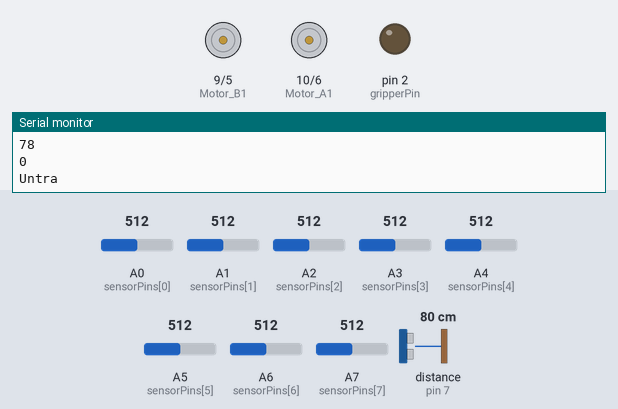
Bench run of a sketch on a simulated Arduino Nano, built with avr-gcc and run on an emulated ATmega328P. Parts: motor-driver pin pairs drawn as motors (green arrow = first pin HIGH = forward, orange = second pin HIGH = backward, longer = more drive), output pins drawn as LEDs (lit = HIGH), the last lines printed to the serial monitor. Wiring (inferred from the names in the program): ultrasonic range finder: trigger pin 8; echo pin 7. The test bench sets the inputs (shaded band); at power-on: distance to the obstacle (sensor on pin 7) 80 cm, A0 (sensorPins[0]) = 512, A1 (sensorPins[1]) = 512, A2 (sensorPins[2]) = 512, A3 (sensorPins[3]) = 512, A4 (sensorPins[4]) = 512, A5 (sensorPins[5]) = 512, A6 (sensorPins[6]) = 512, A7 (sensorPins[7]) = 512. The echo pulse lasts 58.3 µs per cm; pins used as bus, display or sensor lines are not drawn.

Above: at 1.2 s.
1.3 s: distance to the obstacle (sensor on pin 7) set to 39 cm
3.7 s: distance to the obstacle (sensor on pin 7) set to 34 cm
At 5.5 s:
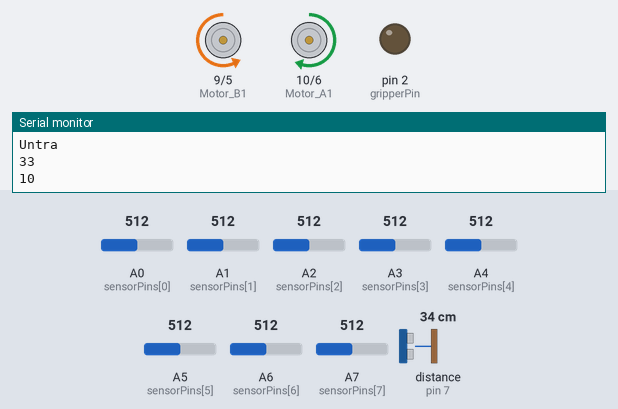
At 6.9 s:
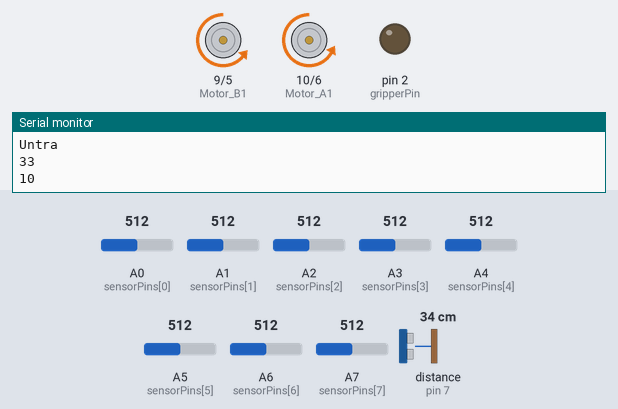
Timing chart, 0 to 12.7 s (numbered marks = the images above; inputs shaded):
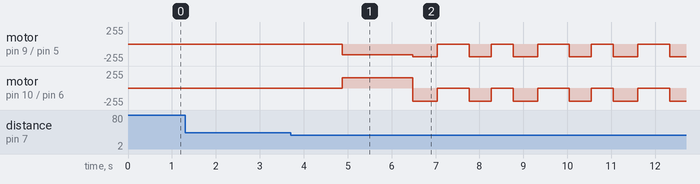

Measured:
- the behaviour switches between 37 and 36 cm on distance to the obstacle (sensor on pin 7) (found by bisection; images 0 and 1)

The sketch:

turns_after_reacting_on_black_line.ino
```cpp
#include <Adafruit_NeoPixel.h>

Adafruit_NeoPixel strip(4, 4, NEO_RGB);

int sensorPins[] = {A0, A1, A2, A3, A4, A5, A6, A7};
int v[] = {0, 0, 0, 0, 0, 0, 0, 0};
const int Motor_A1 = 10;  // Left wheel, goes backwards
const int Motor_A2 = 6;  // Left wheel, goes forward
const int Motor_B1 = 9;  // Right wheel, goes forward
const int Motor_B2 = 5;  // Right wheel, goes backwards
bool lineMaze = false;
bool finished = false;

const int gripperPin = 2;
void moveGripper(int angle); // Function prototype declaration
void dropGripper(); // Function prototype declaration
bool stopGripper = false;

bool state = true;

int NeoPixels = 1;

int Echo = 7;
int Trigger = 8;

unsigned long startTime;

void setup() {

  for (int i = 0; i <= 7; i++) {
    pinMode(sensorPins[i], INPUT);
  }

//  pinMode(echoPin, INPUT);
//  pinMode(trigPin, OUTPUT);
  pinMode(Motor_A1, OUTPUT);
  pinMode(Motor_A2, OUTPUT);
  pinMode(Motor_B1, OUTPUT);
  pinMode(Motor_B2, OUTPUT);

  pinMode(Echo, INPUT);
  pinMode(Trigger, OUTPUT);

  pinMode(gripperPin, OUTPUT);

  Serial.begin(9600); // Initialize serial communication
}

void loop() {

//  for (int i = 0; i <= 6; i++) {
//    Serial.println(" ");
//  }
//  for (int i = 0; i <= 7; i++) {
////    Serial.print("Value "+String(i)+" : ");
//    v[i] = analogRead(sensorPins[i]);
////    Serial.println(v[i]);
//  }
  if (lineMaze == false) {
    lookMaybeStart();
  }
  if (lineMaze == true) {
    if (analogRead(sensorPins[0]) > 700){
      turnRight();
    }
    if (isEverythingWhite()) {
      turnAround();
    }

    else if (analogRead(sensorPins[2]) > 700 && analogRead(sensorPins[4]) > 700) {
      moveSlightlyRight();
    }
    else if ((analogRead(sensorPins[3]) > 700 && analogRead(sensorPins[5]) > 700) || analogRead(sensorPins[5]) > 700 || analogRead(sensorPins[6]) > 700) {
      moveSlightlyLeft();
    }
    else {
      forward();
    }
  }
    delay(1);
}

void forward() {
  setStrip("F");
  analogWrite(Motor_A1, 155);
  analogWrite(Motor_A2, 0);
  analogWrite(Motor_B1, 0);
  analogWrite(Motor_B2, 164);
}

void moveSlightlyLeft() {
  setStrip("F");
  analogWrite(Motor_A1, 155);
  analogWrite(Motor_A2, 0);
  analogWrite(Motor_B1, 0);
  analogWrite(Motor_B2, 201);
}

void moveSlightlyRight() {
  setStrip("F");
  analogWrite(Motor_A1, 197);
  analogWrite(Motor_A2, 0);
  analogWrite(Motor_B1, 0);
  analogWrite(Motor_B2, 164);
}

void stopMoving() {
  analogWrite(Motor_A1, 0);
  analogWrite(Motor_A2, 0);
  analogWrite(Motor_B1, 0);
  analogWrite(Motor_B2, 0);
  delay(500);
}

void turnAround() {
  delay(220);
  spinLeft();
  startTime = millis();
  while (millis() - startTime < 500) {
      continue;
  }
  stopMoving();
  if (!isEverythingWhite()) {
    forward();
    return;
  }
  spinLeft();
  startTime = millis();
  while (millis() - startTime < 560) {
      continue;
  }
  stopMoving();
}

//void turnAround() {
//  delay(320);
//  spinRight();
//  delay(470);
//  stopMoving();
//  if (!isEverythingWhite()) {
//    forward();
//    return;
//  }
//  spinLeft();
//  delay(920);
//  stopMoving();
//  if (!isEverythingWhite()) {
//    forward();
//    return;
//  }
//  spinLeft();
//  delay(500);
//}

void turnRight() {
  startTime = millis();
  while (millis() - startTime < 420) {
      continue;
  }
  spinRight();
  startTime = millis();
  while (millis() - startTime < 480) {
      continue;
  }
  stopMoving();
}

void spinLeft() {
  setStrip("L");
  analogWrite(Motor_A1, 0);
  analogWrite(Motor_A2, 202.0);
  analogWrite(Motor_B1, 0);
  analogWrite(Motor_B2, 192.0);
}

void spinRight() {
  setStrip("R");
  analogWrite(Motor_A1, 190.0);
  analogWrite(Motor_A2, 0);
  analogWrite(Motor_B1, 188.0);
  analogWrite(Motor_B2, 0);
}

//void turnRightOrLeftOrMoveForward() {
//  unsigned long startTime = millis();
//  while (millis() - startTime < 180) {
//    if (analogRead(sensorPins[7]) > 700 || analogRead(sensorPins[6]) > 700 || analogRead(sensorPins[5]) > 700) {
//      turnAround(0);
//      return;
//    }
//  }
//  if (isEverythingWhite()) {
//    delay(100);
//    spinRight();
//    delay(420);
//  }
//  forward();
//  delay(50);
//}

bool isEverythingWhite() {
  for (int i = 0; i <= 7; i++) {
    if (analogRead(sensorPins[i]) > 720 ) {
      return false;
    }
  }
  return true;
}

bool black() {
  for (int i = 1; i <= 6; i++) {
    if (analogRead(sensorPins[i]) < 720 ) {
      return false;
    }
  }
  return true;
}

void setStrip(String dir) {
  strip.clear();
  if (dir == "L") {
    strip.setPixelColor(3, strip.Color(255, 120, 0));
  } else if (dir == "R") {
    strip.setPixelColor(2, strip.Color(255, 120, 0));
  } else if (dir == "B") {
    strip.setPixelColor(0, strip.Color(255, 0, 0));
    strip.setPixelColor(1, strip.Color(255, 0, 0));
  } else if (dir == "F") {
    strip.setPixelColor(3, strip.Color(0, 255, 0));
    strip.setPixelColor(2, strip.Color(0, 255, 0));
  }
  strip.show();
}

void moveGripper(int angle) {
  int mapAngle = map(angle, 0, 180, 544, 2400);

  unsigned long startTime = millis(); // Record the start time
  unsigned long duration = 1000; // Duration for gripper action in milliseconds

  for (int i = 0; i < 10; i++) { // Loop the gripper movement 10 times
    if (millis() - startTime >= duration) {
      break; // Exit the loop if the duration is exceeded
    }

    digitalWrite(gripperPin, HIGH); // Activate gripper
    delayMicroseconds(mapAngle); // Hold gripper position
    digitalWrite(gripperPin, LOW); // Release gripper
    delay(20); // Delay between actions
  }
}

void dropGripper() {
  // Function to drop the gripper
  int mapAngle = map(90, 0, 180, 544, 2400);
  // You can define the action to drop the gripper here
  // For example, open the gripper fully
  digitalWrite(gripperPin, HIGH); // Activate gripper (open)
  delayMicroseconds(mapAngle); // Delay to keep gripper open for 1 second (adjust as needed)
  digitalWrite(gripperPin, LOW); // Release gripper
  delay(20);

  if (stopGripper) {
    return;
    }
}

void lookMaybeStart() {
  // Declare variables
  static int consecutiveDetections = 0;
  static boolean eyeState = false;
  long duration;
  long distance = 0; // Declare distance variable
  long prevDistance = 0; // Variable to store the previous distance

  // Loop until three consecutive detections are made
  while (consecutiveDetections < 10) {
    Serial.println("Untra");
    // Trigger the sensor
    digitalWrite(Trigger, LOW);
    delayMicroseconds(5);
    digitalWrite(Trigger, HIGH);
    delayMicroseconds(50);
    digitalWrite(Trigger, LOW);

    // Measure the duration of the pulse
    duration = pulseIn(Echo, HIGH);
    delay(100);

    // Calculate distance based on the duration
    distance = duration * 0.034 / 2;
    Serial.println(distance);
    // Check if the current distance matches the previous distance
    if (distance == prevDistance && distance <= 35) {
      // Increment consecutive detections counter
      consecutiveDetections++;
    } else {
      // Reset consecutive detections counter if the distance changes
      consecutiveDetections = 0;

    }
    Serial.println(consecutiveDetections);
    // Store the current distance as the previous distance for the next iteration
    prevDistance = distance;
  }

  forward();

  startTime = millis();
  while (millis() - startTime < 1400) {
      continue;
  }

  moveGripper(58);

  spinLeft();

  startTime = millis();
  while (millis() - startTime < 560) {
      continue;
  }
  stopMoving();
  lineMaze = true;
}
```
